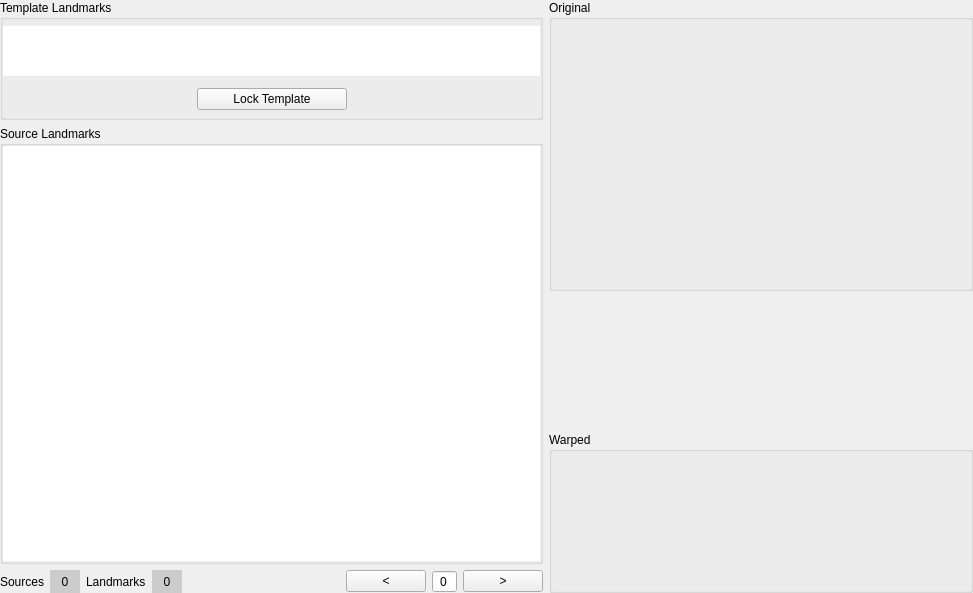
<?xml version="1.0" encoding="UTF-8"?>
<ui version="4.0">
 <class>landmarks_panel</class>
 <widget class="QWidget" name="landmarks_panel">
  <property name="geometry">
   <rect>
    <x>0</x>
    <y>0</y>
    <width>973</width>
    <height>593</height>
   </rect>
  </property>
  <property name="windowTitle">
   <string>Form</string>
  </property>
  <layout class="QHBoxLayout" name="horizontalLayout">
   <property name="leftMargin">
    <number>0</number>
   </property>
   <property name="topMargin">
    <number>0</number>
   </property>
   <property name="rightMargin">
    <number>0</number>
   </property>
   <property name="bottomMargin">
    <number>0</number>
   </property>
   <item>
    <layout class="QVBoxLayout" name="verticalLayout_2">
     <property name="rightMargin">
      <number>0</number>
     </property>
     <item>
      <widget class="QGroupBox" name="box_table0">
       <property name="minimumSize">
        <size>
         <width>0</width>
         <height>0</height>
        </size>
       </property>
       <property name="maximumSize">
        <size>
         <width>16777215</width>
         <height>120</height>
        </size>
       </property>
       <property name="title">
        <string>Template Landmarks</string>
       </property>
       <layout class="QVBoxLayout" name="verticalLayout_4">
        <property name="leftMargin">
         <number>0</number>
        </property>
        <property name="topMargin">
         <number>0</number>
        </property>
        <property name="rightMargin">
         <number>0</number>
        </property>
        <property name="bottomMargin">
         <number>0</number>
        </property>
        <item>
         <widget class="TemplateTable" name="table0">
          <property name="minimumSize">
           <size>
            <width>200</width>
            <height>50</height>
           </size>
          </property>
          <property name="maximumSize">
           <size>
            <width>16777215</width>
            <height>50</height>
           </size>
          </property>
          <property name="frameShape">
           <enum>QFrame::NoFrame</enum>
          </property>
          <attribute name="horizontalHeaderCascadingSectionResizes">
           <bool>false</bool>
          </attribute>
          <attribute name="verticalHeaderCascadingSectionResizes">
           <bool>false</bool>
          </attribute>
         </widget>
        </item>
        <item>
         <layout class="QHBoxLayout" name="horizontalLayout_7">
          <property name="topMargin">
           <number>0</number>
          </property>
          <item>
           <spacer name="horizontalSpacer_3">
            <property name="orientation">
             <enum>Qt::Horizontal</enum>
            </property>
            <property name="sizeHint" stdset="0">
             <size>
              <width>40</width>
              <height>20</height>
             </size>
            </property>
           </spacer>
          </item>
          <item>
           <widget class="QPushButton" name="button_lock_template">
            <property name="minimumSize">
             <size>
              <width>150</width>
              <height>0</height>
             </size>
            </property>
            <property name="maximumSize">
             <size>
              <width>150</width>
              <height>16777215</height>
             </size>
            </property>
            <property name="styleSheet">
             <string notr="true"/>
            </property>
            <property name="text">
             <string> Lock Template </string>
            </property>
            <property name="checkable">
             <bool>true</bool>
            </property>
            <property name="flat">
             <bool>false</bool>
            </property>
           </widget>
          </item>
          <item>
           <spacer name="horizontalSpacer_4">
            <property name="orientation">
             <enum>Qt::Horizontal</enum>
            </property>
            <property name="sizeHint" stdset="0">
             <size>
              <width>40</width>
              <height>20</height>
             </size>
            </property>
           </spacer>
          </item>
         </layout>
        </item>
       </layout>
      </widget>
     </item>
     <item>
      <widget class="QGroupBox" name="box_table1">
       <property name="title">
        <string>Source Landmarks</string>
       </property>
       <layout class="QVBoxLayout" name="verticalLayout_9">
        <property name="leftMargin">
         <number>0</number>
        </property>
        <property name="topMargin">
         <number>0</number>
        </property>
        <property name="rightMargin">
         <number>0</number>
        </property>
        <property name="bottomMargin">
         <number>0</number>
        </property>
        <item>
         <widget class="SourceTable" name="table1">
          <property name="minimumSize">
           <size>
            <width>200</width>
            <height>200</height>
           </size>
          </property>
          <property name="maximumSize">
           <size>
            <width>16777215</width>
            <height>600</height>
           </size>
          </property>
          <property name="frameShape">
           <enum>QFrame::NoFrame</enum>
          </property>
         </widget>
        </item>
       </layout>
      </widget>
     </item>
     <item>
      <layout class="QHBoxLayout" name="horizontalLayout_5">
       <property name="topMargin">
        <number>0</number>
       </property>
       <item>
        <layout class="QVBoxLayout" name="verticalLayout_6">
         <property name="leftMargin">
          <number>0</number>
         </property>
        </layout>
       </item>
       <item>
        <widget class="QLabel" name="label_Sources">
         <property name="text">
          <string>Sources</string>
         </property>
        </widget>
       </item>
       <item>
        <widget class="QLabel" name="label_nsources">
         <property name="minimumSize">
          <size>
           <width>30</width>
           <height>0</height>
          </size>
         </property>
         <property name="maximumSize">
          <size>
           <width>30</width>
           <height>16777215</height>
          </size>
         </property>
         <property name="styleSheet">
          <string notr="true">background-color: #cccccc;</string>
         </property>
         <property name="text">
          <string>0</string>
         </property>
         <property name="alignment">
          <set>Qt::AlignCenter</set>
         </property>
        </widget>
       </item>
       <item>
        <widget class="QLabel" name="label_Landmarks">
         <property name="text">
          <string>Landmarks</string>
         </property>
        </widget>
       </item>
       <item>
        <widget class="QLabel" name="label_nlandmarks">
         <property name="minimumSize">
          <size>
           <width>30</width>
           <height>0</height>
          </size>
         </property>
         <property name="maximumSize">
          <size>
           <width>30</width>
           <height>16777215</height>
          </size>
         </property>
         <property name="styleSheet">
          <string notr="true">background-color: #cccccc;</string>
         </property>
         <property name="text">
          <string>0</string>
         </property>
         <property name="alignment">
          <set>Qt::AlignCenter</set>
         </property>
        </widget>
       </item>
       <item>
        <spacer name="horizontalSpacer_6">
         <property name="orientation">
          <enum>Qt::Horizontal</enum>
         </property>
         <property name="sizeHint" stdset="0">
          <size>
           <width>40</width>
           <height>20</height>
          </size>
         </property>
        </spacer>
       </item>
       <item>
        <widget class="QPushButton" name="button_previous_curve">
         <property name="text">
          <string>&lt;</string>
         </property>
        </widget>
       </item>
       <item>
        <widget class="QSpinBox" name="spin_current_curve">
         <property name="maximumSize">
          <size>
           <width>30</width>
           <height>16777215</height>
          </size>
         </property>
         <property name="alignment">
          <set>Qt::AlignCenter</set>
         </property>
         <property name="readOnly">
          <bool>true</bool>
         </property>
         <property name="buttonSymbols">
          <enum>QAbstractSpinBox::NoButtons</enum>
         </property>
        </widget>
       </item>
       <item>
        <widget class="QPushButton" name="button_next_curve">
         <property name="text">
          <string>&gt;</string>
         </property>
        </widget>
       </item>
      </layout>
     </item>
    </layout>
   </item>
   <item>
    <layout class="QVBoxLayout" name="verticalLayout">
     <item>
      <widget class="QGroupBox" name="box_figure0">
       <property name="minimumSize">
        <size>
         <width>410</width>
         <height>255</height>
        </size>
       </property>
       <property name="title">
        <string>Original</string>
       </property>
       <layout class="QVBoxLayout" name="verticalLayout_7">
        <item>
         <widget class="FigureLandmarks" name="figure0" native="true">
          <property name="minimumSize">
           <size>
            <width>400</width>
            <height>250</height>
           </size>
          </property>
          <property name="maximumSize">
           <size>
            <width>800</width>
            <height>500</height>
           </size>
          </property>
          <property name="styleSheet">
           <string notr="true"/>
          </property>
         </widget>
        </item>
       </layout>
      </widget>
     </item>
     <item>
      <spacer name="verticalSpacer_2">
       <property name="orientation">
        <enum>Qt::Vertical</enum>
       </property>
       <property name="sizeHint" stdset="0">
        <size>
         <width>20</width>
         <height>40</height>
        </size>
       </property>
      </spacer>
     </item>
     <item>
      <widget class="QGroupBox" name="box_figure1">
       <property name="title">
        <string>Warped</string>
       </property>
       <layout class="QHBoxLayout" name="horizontalLayout_4">
        <item>
         <widget class="FigureLandmarksRegistered" name="figure1" native="true">
          <property name="minimumSize">
           <size>
            <width>240</width>
            <height>120</height>
           </size>
          </property>
          <property name="maximumSize">
           <size>
            <width>500</width>
            <height>300</height>
           </size>
          </property>
         </widget>
        </item>
       </layout>
      </widget>
     </item>
    </layout>
   </item>
  </layout>
 </widget>
 <customwidgets>
  <customwidget>
   <class>FigureLandmarks</class>
   <extends>QWidget</extends>
   <header>figures</header>
   <container>1</container>
  </customwidget>
  <customwidget>
   <class>FigureLandmarksRegistered</class>
   <extends>QWidget</extends>
   <header>figures</header>
   <container>1</container>
  </customwidget>
  <customwidget>
   <class>TemplateTable</class>
   <extends>QTableView</extends>
   <header>tables</header>
  </customwidget>
  <customwidget>
   <class>SourceTable</class>
   <extends>QTableView</extends>
   <header>tables</header>
  </customwidget>
 </customwidgets>
 <resources/>
 <connections/>
</ui>
